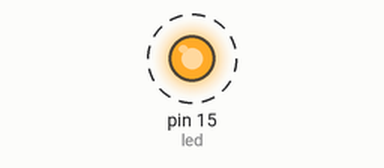
The program below on a simulated MicroPython board. On the bench: output pins drawn as LEDs (lit = HIGH). Dashed ring = blinking.

Above: at 0.5 s.
Timing chart, 0 to 4.6 s (numbered marks = the images above):
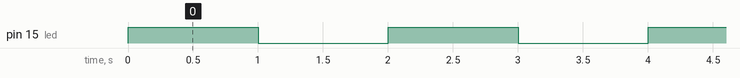

Measured:
- by itself, pin 15 (led): alternates HIGH for 1.0 s and LOW for 1.0 s

The program:

1.py
```python
from machine import Pin
import time

led = Pin(15, Pin.OUT)

try:
    while True:
        led.value(1)
        time.sleep(1)
        led.value(0)
        time.sleep(1)

except:
    pass
```
